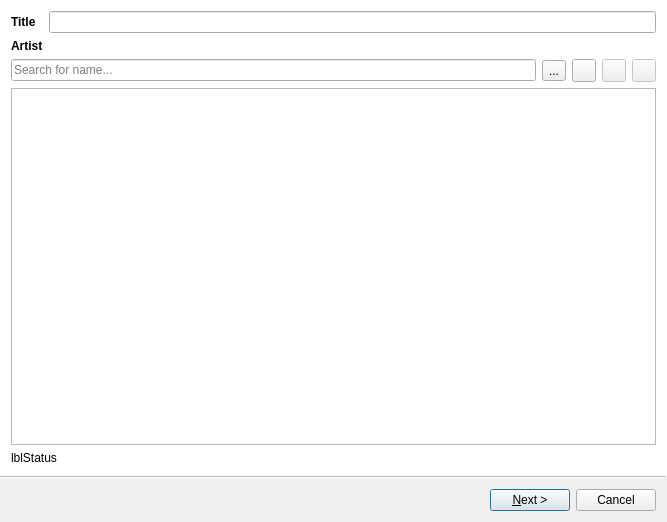
<?xml version="1.0" encoding="UTF-8"?>
<ui version="4.0">
 <class>songManagement</class>
 <widget class="QWizard" name="songManagement">
  <property name="geometry">
   <rect>
    <x>0</x>
    <y>0</y>
    <width>667</width>
    <height>522</height>
   </rect>
  </property>
  <property name="windowTitle">
   <string>Wizard</string>
  </property>
  <property name="modal">
   <bool>false</bool>
  </property>
  <property name="wizardStyle">
   <enum>QWizard::AeroStyle</enum>
  </property>
  <property name="options">
   <set>QWizard::NoBackButtonOnStartPage|QWizard::NoDefaultButton</set>
  </property>
  <widget class="QWizardPage" name="wizardPage1">
   <layout class="QVBoxLayout" name="verticalLayout_2">
    <item>
     <layout class="QVBoxLayout" name="verticalLayout">
      <property name="sizeConstraint">
       <enum>QLayout::SetMaximumSize</enum>
      </property>
      <item>
       <layout class="QGridLayout" name="gridLayout">
        <item row="0" column="0">
         <widget class="QLabel" name="label">
          <property name="sizePolicy">
           <sizepolicy hsizetype="Maximum" vsizetype="Preferred">
            <horstretch>0</horstretch>
            <verstretch>0</verstretch>
           </sizepolicy>
          </property>
          <property name="font">
           <font>
            <weight>75</weight>
            <bold>true</bold>
           </font>
          </property>
          <property name="text">
           <string>Title</string>
          </property>
         </widget>
        </item>
        <item row="6" column="0" colspan="5">
         <widget class="QLineEdit" name="txtSearchArtist">
          <property name="placeholderText">
           <string>Search for name...</string>
          </property>
         </widget>
        </item>
        <item row="0" column="1" colspan="8">
         <widget class="QLineEdit" name="txtTitle"/>
        </item>
        <item row="6" column="8">
         <widget class="QToolButton" name="cmdDeleteArtist">
          <property name="enabled">
           <bool>false</bool>
          </property>
          <property name="text">
           <string/>
          </property>
          <property name="icon">
           <iconset resource="../core/resources.qrc">
            <normaloff>:/main/icons/delete-16.png</normaloff>:/main/icons/delete-16.png</iconset>
          </property>
         </widget>
        </item>
        <item row="6" column="6">
         <widget class="QToolButton" name="cmdAddArtist">
          <property name="text">
           <string/>
          </property>
          <property name="icon">
           <iconset resource="../core/resources.qrc">
            <normaloff>:/main/icons/add-16.png</normaloff>:/main/icons/add-16.png</iconset>
          </property>
         </widget>
        </item>
        <item row="6" column="7">
         <widget class="QToolButton" name="cmdEditArtist">
          <property name="enabled">
           <bool>false</bool>
          </property>
          <property name="text">
           <string/>
          </property>
          <property name="icon">
           <iconset resource="../core/resources.qrc">
            <normaloff>:/main/icons/edit-16.png</normaloff>:/main/icons/edit-16.png</iconset>
          </property>
         </widget>
        </item>
        <item row="1" column="1" colspan="3">
         <widget class="QLabel" name="lblArtistName">
          <property name="text">
           <string/>
          </property>
         </widget>
        </item>
        <item row="1" column="0">
         <widget class="QLabel" name="label_2">
          <property name="sizePolicy">
           <sizepolicy hsizetype="Minimum" vsizetype="Preferred">
            <horstretch>0</horstretch>
            <verstretch>0</verstretch>
           </sizepolicy>
          </property>
          <property name="font">
           <font>
            <weight>75</weight>
            <bold>true</bold>
           </font>
          </property>
          <property name="text">
           <string>Artist</string>
          </property>
         </widget>
        </item>
        <item row="6" column="5">
         <widget class="QToolButton" name="cmdSearchArtist">
          <property name="text">
           <string>...</string>
          </property>
          <property name="icon">
           <iconset resource="../core/resources.qrc">
            <normaloff>:/main/icons/Go forward.png</normaloff>:/main/icons/Go forward.png</iconset>
          </property>
         </widget>
        </item>
       </layout>
      </item>
     </layout>
    </item>
    <item>
     <widget class="QTableWidget" name="lstArtists">
      <property name="showGrid">
       <bool>false</bool>
      </property>
      <property name="gridStyle">
       <enum>Qt::NoPen</enum>
      </property>
      <attribute name="horizontalHeaderVisible">
       <bool>false</bool>
      </attribute>
      <attribute name="horizontalHeaderStretchLastSection">
       <bool>true</bool>
      </attribute>
      <attribute name="verticalHeaderVisible">
       <bool>false</bool>
      </attribute>
      <column>
       <property name="text">
        <string>ID</string>
       </property>
      </column>
      <column>
       <property name="text">
        <string>Name</string>
       </property>
      </column>
     </widget>
    </item>
    <item>
     <widget class="QLabel" name="lblStatus">
      <property name="text">
       <string>lblStatus</string>
      </property>
     </widget>
    </item>
   </layout>
  </widget>
  <widget class="QWizardPage" name="wizardPage2">
   <layout class="QVBoxLayout" name="verticalLayout_4">
    <item>
     <widget class="QLabel" name="label_3">
      <property name="font">
       <font>
        <weight>75</weight>
        <bold>true</bold>
       </font>
      </property>
      <property name="text">
       <string>Body</string>
      </property>
     </widget>
    </item>
    <item>
     <widget class="QTextEdit" name="txtSongBody"/>
    </item>
   </layout>
  </widget>
 </widget>
 <tabstops>
  <tabstop>txtTitle</tabstop>
  <tabstop>txtSearchArtist</tabstop>
  <tabstop>cmdSearchArtist</tabstop>
  <tabstop>lstArtists</tabstop>
  <tabstop>cmdEditArtist</tabstop>
  <tabstop>cmdDeleteArtist</tabstop>
  <tabstop>cmdAddArtist</tabstop>
  <tabstop>txtSongBody</tabstop>
 </tabstops>
 <resources>
  <include location="../core/resources.qrc"/>
 </resources>
 <connections/>
</ui>
